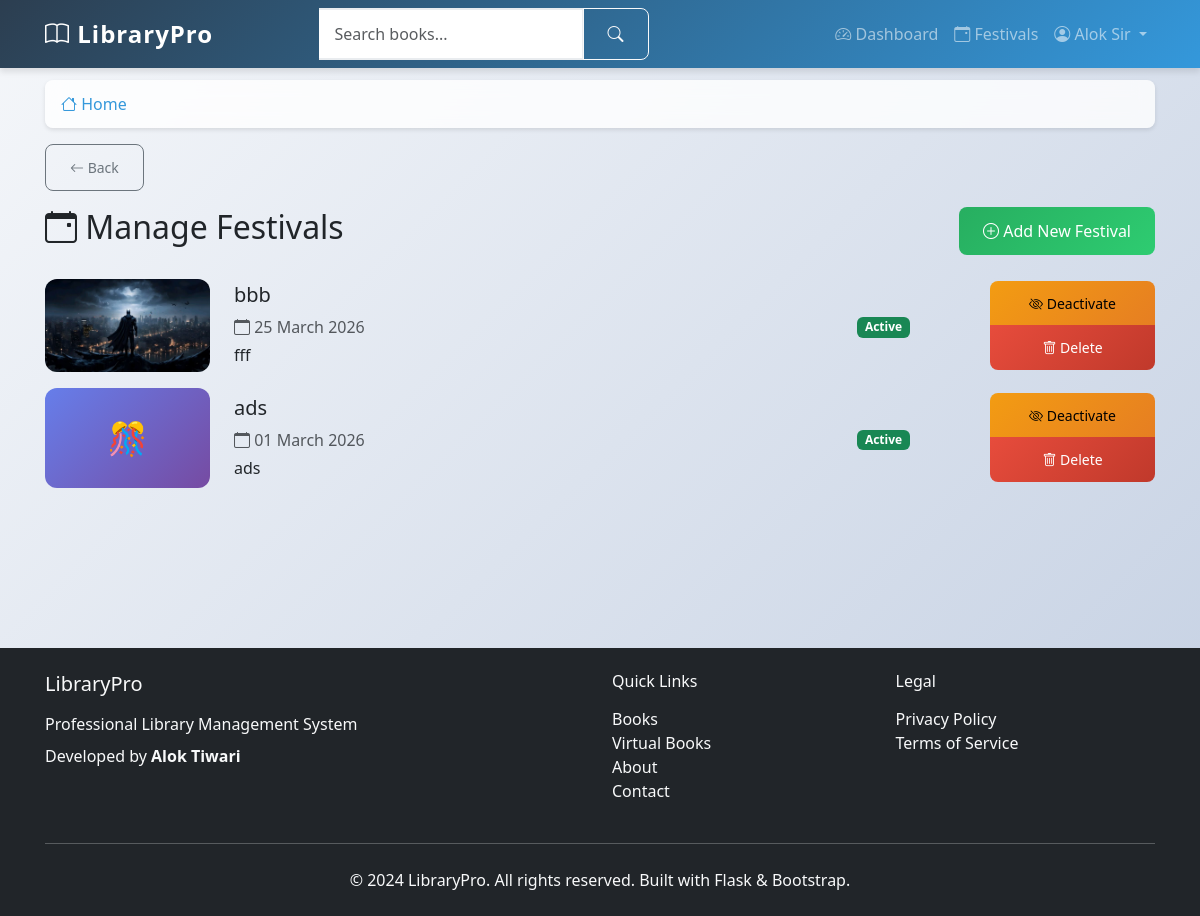
Before: /manage-festivals (signed in) with the older database file.
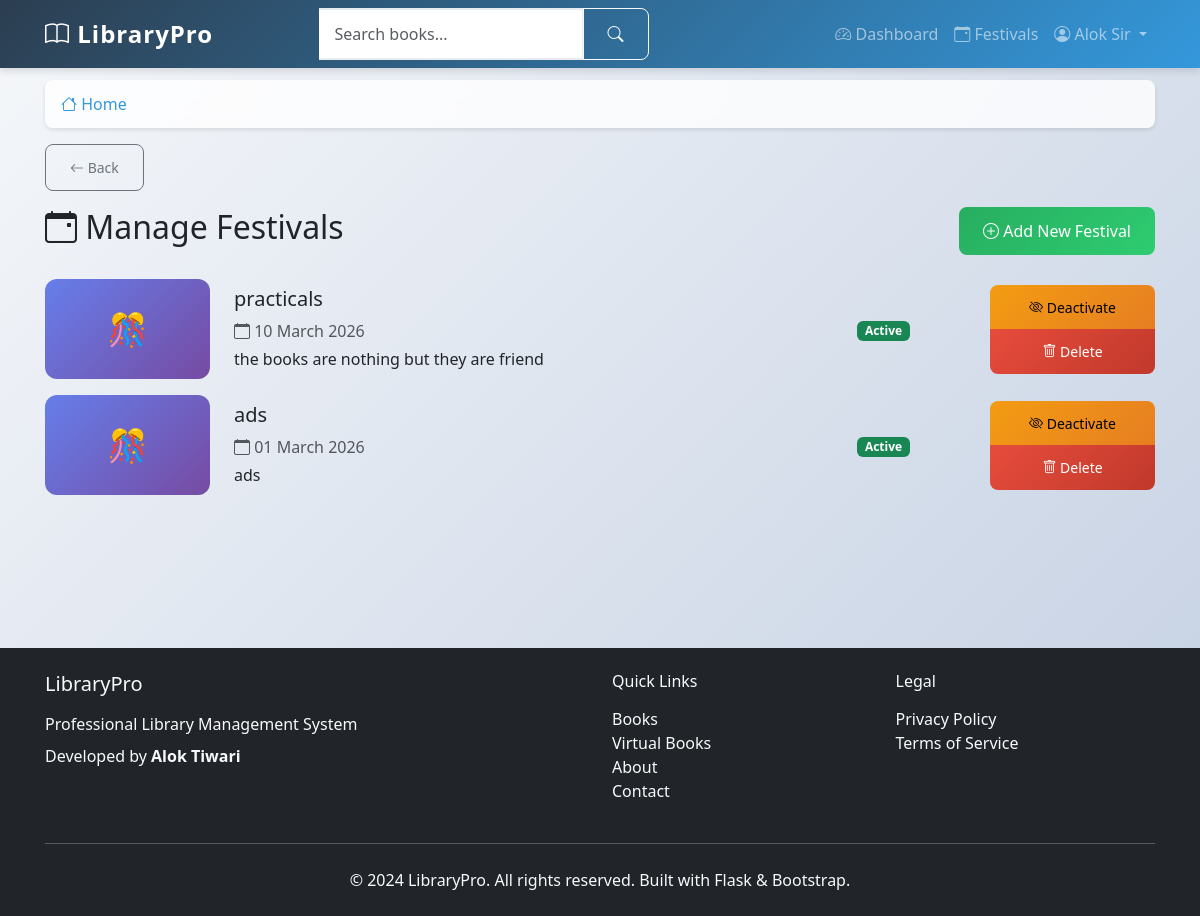
After: the same page with the newer database file.
### app/models.py (models this page shows, shortened)
class Festival(db.Model):
    id = db.Column(db.Integer, primary_key=True)
    title = db.Column(db.String(200), nullable=False)
    description = db.Column(db.Text, nullable=True)
    date = db.Column(db.Date, nullable=False)
    image_path = db.Column(db.String(500), nullable=True)
    video_url = db.Column(db.String(500), nullable=True)
    video_path = db.Column(db.String(500), nullable=True)
    created_by = db.Column(db.Integer, db.ForeignKey('user.id'), nullable=False)
    created_at = db.Column(db.DateTime, nullable=False, default=datetime.utcnow)
    is_active = db.Column(db.Boolean, nullable=False, default=True)
    creator = db.relationship('User', foreign_keys=[created_by], backref='festivals')

### app/main/routes.py (the view)
@bp.route('/manage-festivals')
@login_required
def manage_festivals():
    if current_user.role != 'admin':
        flash('Access denied.', 'danger')
        return redirect(url_for('main.dashboard'))
    festivals = Festival.query.order_by(Festival.date.desc()).all()
    return render_template('main/manage_festivals.html', title='Manage Festivals', festivals=festivals)

### app/__init__.py (called while the page is built)
def create_app():
    app = Flask(__name__)
    app.config.from_object(Config)
    db.init_app(app)
    migrate.init_app(app, db)
    login.init_app(app)
    login.login_view = 'auth.student_login'
    login.login_message = 'Please log in to access this page.'
    login.login_message_category = 'info'
    from app.auth import bp as auth_bp
    app.register_blueprint(auth_bp, url_prefix='/auth')
    from app.main import bp as main_bp
    app.register_blueprint(main_bp)
    from app.models import User
    @login.user_loader
    def load_user(user_id):
        return User.query.get(int(user_id))
    return app

### app/templates/main/manage_festivals.html (shortened to what this page needs)
{% extends "base.html" %}
{% block content %}
<link rel="stylesheet" href="{{ url_for('static', filename='css/modern.css') }}">
<div class="d-flex justify-content-between align-items-center mb-4">
    <h2><i class="bi bi-calendar-event"></i> Manage Festivals</h2>
    <a href="{{ url_for('main.add_festival') }}" class="btn btn-success">
        <i class="bi bi-plus-circle"></i> Add New Festival
    </a>
</div>
{% if festivals %}
<div class="row">
    {% for festival in festivals %}
    <div class="col-12 mb-3">
        <div class="festival-admin-card">
            <div class="row align-items-center">
                <div class="col-md-2">
                    {% if festival.image_path %}
                    <img src="{{ festival.image_path }}" alt="{{ festival.title }}" style="width: 100%; border-radius: 12px;">
                    {% else %}
                    <div style="width: 100%; height: 100px; background: linear-gradient(135deg, #667eea, #764ba2); border-radius: 12px; display: flex; align-items: center; justify-content: center; color: white; font-size: 2rem;">
                        🎊
                    </div>
                    {% endif %}
                </div>
                <div class="col-md-6">
                    <h5 class="mb-2">{{ festival.title }}</h5>
                    <p class="text-muted mb-1">
                        <i class="bi bi-calendar"></i> {{ festival.date.strftime('%d %B %Y') }}
                    </p>
                    <p class="mb-0">{{ festival.description[:100] }}{% if festival.description|length > 100 %}...{% endif %}</p>
                </div>
                <div class="col-md-2 text-center">
                    {% if festival.is_active %}
                    <span class="badge bg-success">Active</span>
                    {% else %}
                    <span class="badge bg-secondary">Inactive</span>
                    {% endif %}
                </div>
                <div class="col-md-2">
                    <div class="btn-group-vertical w-100">
                        <a href="{{ url_for('main.toggle_festival', festival_id=festival.id) }}"
                           class="btn btn-sm btn-{% if festival.is_active %}warning{% else %}success{% endif %}">
                            <i class="bi bi-{% if festival.is_active %}eye-slash{% else %}eye{% endif %}"></i>
                            {% if festival.is_active %}Deactivate{% else %}Activate{% endif %}
                        </a>
                        <a href="{{ url_for('main.delete_festival', festival_id=festival.id) }}"
                           class="btn btn-sm btn-danger"
                           onclick="return confirm('Delete this festival?')">
                            <i class="bi bi-trash"></i> Delete
                        </a>
                    </div>
                </div>
            </div>
        </div>
    </div>
    {% endfor %}
</div>
{% endif %}
{% endblock %}

Changed rows visible on the page:
removed Festival: image_path (picture), title "bbb", date "25 March 2026", description "fff", is_active "Active"
added Festival: title "practicals", date "10 March 2026", description "the books are nothing but they are friend", is_active "Active"
